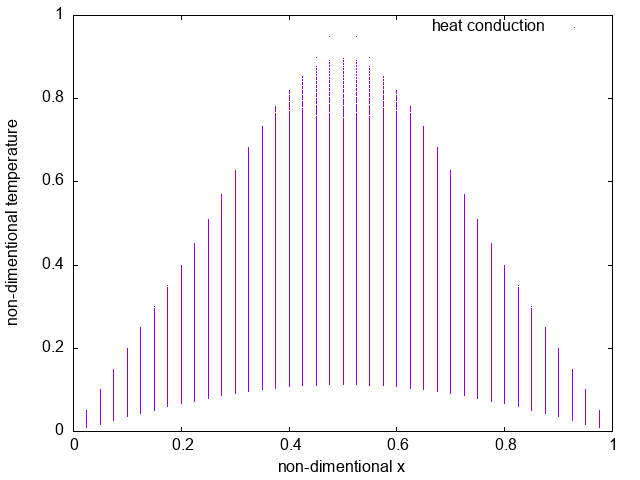

Reproduce this figure in gnuplot.
set xrange [0:1]
set yrange [0:1]
set xlabel "non-dimentional x" 
set ylabel "non-dimentional temperature"
set terminal png
set output 'theoretic_heat_conduction.png'
plot 'theoretic_heat_conduction.txt' with points pointsize 0.1 title "heat conduction"